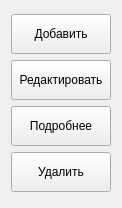
                    <widget class="QWidget" name="scrollAreaWidgetContents_4">
                     <property name="geometry">
                      <rect>
                       <x>0</x>
                       <y>0</y>
                       <width>122</width>
                       <height>208</height>
                      </rect>
                     </property>
                     <layout class="QVBoxLayout" name="verticalLayout_19">
                      <item>
                       <spacer name="verticalSpacer_16">
                        <property name="orientation">
                         <enum>Qt::Vertical</enum>
                        </property>
                        <property name="sizeHint" stdset="0">
                         <size>
                          <width>20</width>
                          <height>20</height>
                         </size>
                        </property>
                       </spacer>
                      </item>
                      <item>
                       <widget class="QPushButton" name="pushButton_addAccount">
                        <property name="minimumSize">
                         <size>
                          <width>0</width>
                          <height>40</height>
                         </size>
                        </property>
                        <property name="text">
                         <string>Добавить</string>
                        </property>
                       </widget>
                      </item>
                      <item>
                       <widget class="QPushButton" name="pushButton_editAccount">
                        <property name="minimumSize">
                         <size>
                          <width>0</width>
                          <height>40</height>
                         </size>
                        </property>
                        <property name="text">
                         <string>Редактировать</string>
                        </property>
                       </widget>
                      </item>
                      <item>
                       <widget class="QPushButton" name="pushButton_moreAboutAccount">
                        <property name="minimumSize">
                         <size>
                          <width>0</width>
                          <height>40</height>
                         </size>
                        </property>
                        <property name="text">
                         <string>Подробнее</string>
                        </property>
                       </widget>
                      </item>
                      <item>
                       <widget class="QPushButton" name="pushButton_removeAccount">
                        <property name="minimumSize">
                         <size>
                          <width>0</width>
                          <height>40</height>
                         </size>
                        </property>
                        <property name="text">
                         <string>Удалить</string>
                        </property>
                       </widget>
                      </item>
                      <item>
                       <spacer name="verticalSpacer_17">
                        <property name="orientation">
                         <enum>Qt::Vertical</enum>
                        </property>
                        <property name="sizeHint" stdset="0">
                         <size>
                          <width>20</width>
                          <height>21</height>
                         </size>
                        </property>
                       </spacer>
                      </item>
                     </layout>
                    </widget>
